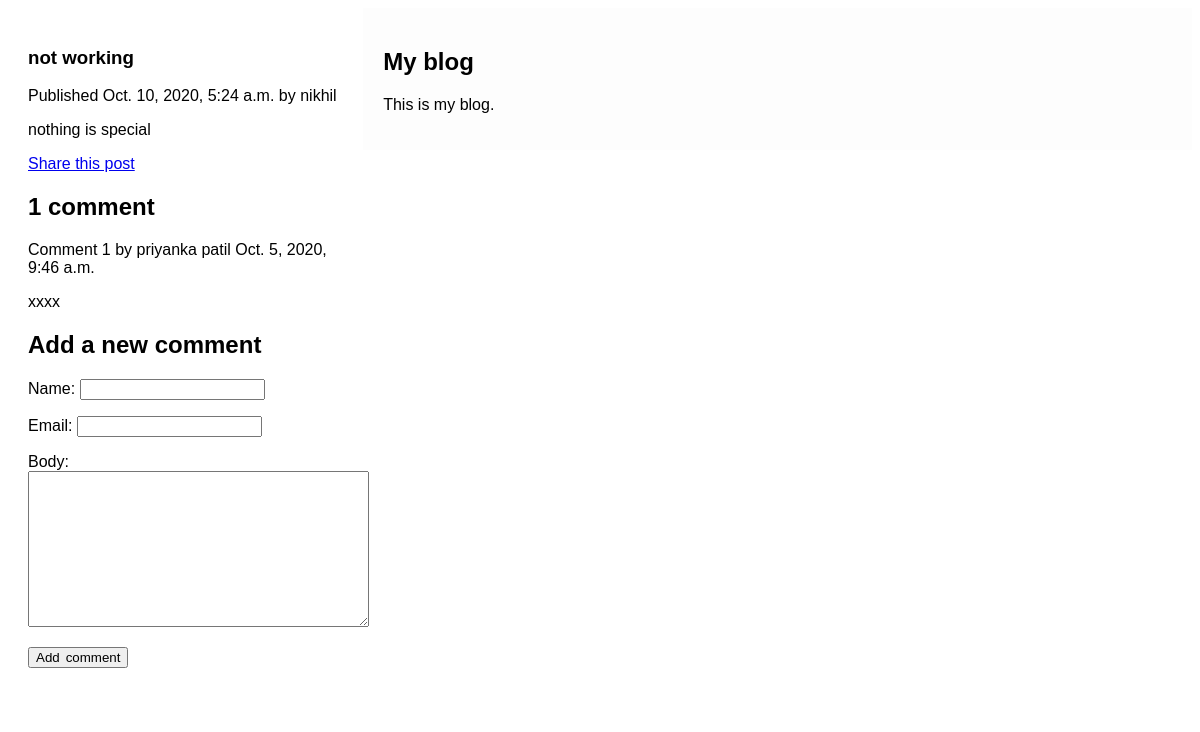
The page /blog/2020/10/10/not-working/ on the database its author committed.
### blog/models.py (models this page shows, shortened)
class Post(models.Model):
    STATUS_CHOICES = (
        ("draft", "Draft"),
        ("published", "Published"),
    )
    title = models.CharField(max_length=250)
    slug = models.SlugField(max_length=250, unique_for_date="publish")
    author = models.ForeignKey(
        User, on_delete=models.CASCADE, related_name="blog_posts"
    )
    body = models.TextField()
    publish = models.DateTimeField(default=timezone.now)
    created = models.DateTimeField(auto_now_add=True)
    updated = models.DateTimeField(auto_now=True)
    status = models.CharField(max_length=10, choices=STATUS_CHOICES, default="draft")
    class Meta:
        ordering = ("-publish",)
    objects = models.Manager()  # 	The	default	manager.
    published = PublishedManager()  # 	Our	custom	manager.

class Comment(models.Model):
    post = models.ForeignKey(Post, on_delete=models.CASCADE, related_name="comments")
    name = models.CharField(max_length=80)
    email = models.EmailField()
    body = models.TextField()
    created = models.DateTimeField(auto_now_add=True)
    updated = models.DateTimeField(auto_now=True)
    active = models.BooleanField(default=True)
    class Meta:
        ordering = ("created",)

### blog/views.py (the view)
def post_detail(request, year, month, day, post):
    post = get_object_or_404(
        Post,
        slug=post,
        status="published",
        publish__year=year,
        publish__month=month,
        publish__day=day,
    )
    comments=post.comments.filter(active=True)
    new_comment=None
    if	request.method=='POST':
        comment_form=CommentForm(data=request.POST)
        if	comment_form.is_valid():
            new_comment=comment_form.save(commit=False)
            new_comment.post=post
            new_comment.save()
    else:
        comment_form	=	CommentForm()
    return	render(request,'blog/post/detail.html',{'post':	post,'comments':	comments,'new_comment':	new_comment,'comment_form':	comment_form})

### blog/forms.py
class CommentForm(forms.ModelForm):
    class Meta:
        model = Comment
        fields = ("name", "email", "body")

### templates/blog/post/detail.html (shortened to what this page needs)
{%	extends	"blog/base.html"	%}
{%	block	content	%}
<h1>{{ post.title	}}</h1>
<p class="date">
    Published {{ post.publish	}} by {{ post.author	}}
</p>
{{ post.body|linebreaks	}}
<p>
    <a href="{%	url	'blog:post_share' post.id%}">
        Share this post
    </a>
</p>
{%	with	comments.count	as	total_comments	%}
<h2>
    {{ total_comments	}} comment{{ total_comments|pluralize	}}
</h2>
{%	for	comment	in	comments	%}
<div class="comment">
    <p class="info">
        Comment {{ forloop.counter	}} by {{ comment.name	}}
        {{ comment.created	}}
    </p>
    {{ comment.body|linebreaks	}}
</div>
{%	empty	%}
<p>There are no comments yet.</p>
{%	endfor	%}
{%	if	new_comment	%}
<h2>Your comment has been added.</h2>
{%	else	%}
<h2>Add a new comment</h2>
<form action="." method="post">
    {{ comment_form.as_p	}}
    <p><input type="submit" value="Add	comment"></p>
</form>
{%	endif	%}
{%	endwith	%}
{%	endblock	%}

### static/css/blog.css (style rules this page uses)
* { box-sizing: border-box; }
body { font-family: Arial, Helvetica, sans-serif; }

### rows shown on the page
Post: title "not working", publish "Oct. 10, 2020, 5:24 a.m.", author "nikhil", body "nothing is special"
Comment: name "priyanka patil", created "Oct. 5, 2020, 9:46 a.m.", body "xxxx"

### other values the page prints
{{ total_comments }} "1"
